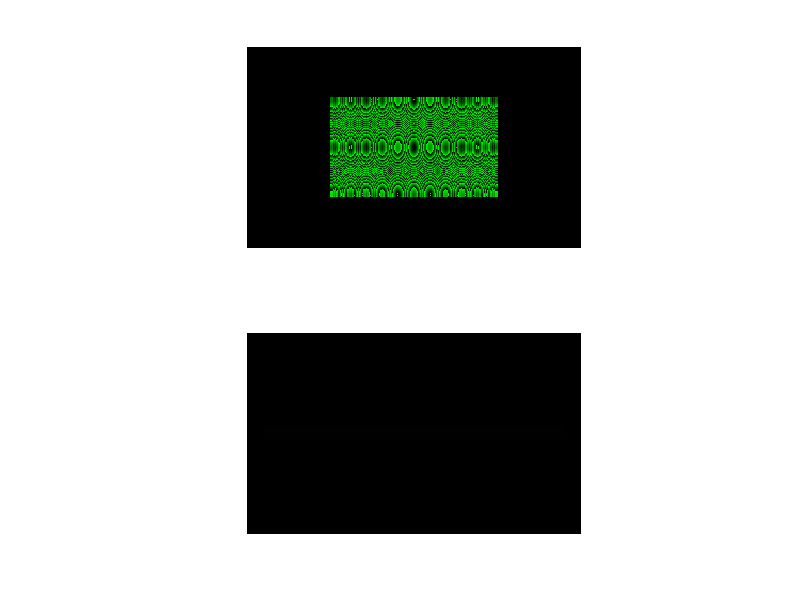

MATLAB code for this plot: (Note: this script raises an error after producing the figure.)
ss = 2;
    slm_mask = false(1152*ss, 1920*ss);
    slm_mask(1152*ss/2-1152/2+1:1152*ss/2+1152/2,1920*ss/2-1920/2+1:1920*ss/2+1920/2)=true;
    
% %-------------------------------------------------------
% calculate input beam or input intensity,
% in this example a gaussian beam was selected, 
% clear all; close all;


	x = linspace(-15,15,1920*ss);
	y = linspace(-10,10,1152*ss);
	[X,Y] = meshgrid(x,y);
	x0 = 0;     		% center
	y0 = 0;     		% center
	sigma = 2; 			% beam waist
	A = 1;      		% peak of the beam 
	res = ((X-x0).^2 + (Y-y0).^2)./(2*sigma^2);
	input_intensity = A  * exp(-res).*slm_mask;
    input_intensity = input_intensity/sqrt(sum(input_intensity.^2,[1 2]));
    power = sum(fft2(input_intensity).^2,[1 2]);
% 	surf(input_intensity);
% 	shading interp 
%---------------------------------------------------------
% 	Target=double(rgb2gray(imread('ThorLabsDog.png')));
% 	Target=1-double(Target);
	 Target = ones(1000,1000);
    m=4;
    n=4;
    Target = padarray(imresize(Target,floor([1152*ss/n 1920*ss]/m)),[ceil(1152*ss*(1-1/m*1/n)/2) ceil(1920*ss*(1-1/m)/2)],'both');
    Target = imresize(Target,[1152*ss 1920*ss]);
    Target = circshift(Target,[0 0]);
    Target = Target/sum(Target,[1 2])*power;
    Target_sqrt = sqrt(Target);
    
    m = .7;
    s_mask = Target>0;
    f_mask = Target==0;
    
    x = (linspace(-1920*ss/2,1920*ss/2,1920*ss));
    y = (linspace(-1152*ss/2,1152*ss/2,1152*ss));
    [X,Y] = meshgrid(x,y);
    R = .5e-3; a = .75;
    A = 4*R*(a*X.^2+(1-a)*Y.^2);
    A = mod(A,2*pi).*slm_mask;
    
    B = abs(input_intensity) .* exp(1i*A);
    C = fftshift(fft2(fftshift(B)));
    C_abs = abs(C);

    D = (m*abs(Target_sqrt.*s_mask) - (1-m)* C_abs.*f_mask).*exp(1i*angle(C));
    
    figure(122);subplot(2,1,1);imshowpair(A,abs(input_intensity));subplot(2,1,2);imshowpair(abs(C),abs(Target))
    
    %   
    %   D = abs(Target_sqrt) .* exp(1i*angle(C));
    A = fftshift(ifft2(fftshift(D)));
    

	error = [];
A = gpuArray(A);
Target = gpuArray(Target);
Target_sqrt = gpuArray(Target_sqrt);
input_intensity = gpuArray(input_intensity);
s_mask = gpuArray(s_mask);
f_mask = gpuArray(f_mask);
%%
	iteration_num = 100;
    tic;
for i=1:iteration_num
  B = abs(input_intensity) .* (A+eps)./(abs(A)+eps);%
%   B = abs(input_intensity) .* exp(1i*angle(A));
  C = fftshift(fft2(B));

  D = (m*abs(Target_sqrt.*s_mask) - (1-m)* abs(C).*f_mask).*(C+eps)./(abs(C)+eps);%
% D = (m*abs(Target_sqrt.*s_mask) - (1-m)* abs(C).*f_mask).* exp(1i*angle(C));
  A = ifft2(fftshift(D));
  error = [error; sum(abs(C) - abs(Target_sqrt),[1 2])];
%   i 
%   figure(10);clf;imshow(angle(D),[]);pause
end
toc;
A = gather(A);
C = gather(C);
figure(123);clf;plot(error)
%%


x = (linspace(-1920/2,1920/2,1920))*9.2e-3;
y = (linspace(-1152/2,1152/2,1152))*9.2e-3;
[X,Y] = meshgrid(x,y);
theta = 45;
Gx = 1/(4/1920*max(X(:)*2));
Gy = 1/(4/1152*max(Y(:)*2));
lambda = .594e-3;
k=2*pi/lambda;
f=3000; %mm
% figure(101);clf;
% surf(abs(fftshift(fft2(fftshift(abs(input_intensity) .* exp(1i*pic_fft))))),'edgecolor','none');shading interp
% xlim([1200 1600]);ylim([200 400])
pic_fft_out = angle(A);
pic_fft_out = reshape(pic_fft_out(slm_mask),1152,1920);

% figure(100);clf;imshow(mod(pic_fft_out,2*pi),[])
% figure(100);clf;imshow(mod(pic_fft_out,2*pi),[])
% pic_fft_out = mod(pic_fft_out+ 2*pi*Gx*X-2*pi*Gy*Y,2*pi); % blaze
pic_fft_out = mod(pic_fft_out+ 2*pi*Gx*X-2*pi*Gy*Y + k/2/f*(X.^2+Y.^2),2*pi); % blaze + lens

figure(101);clf
imshow(abs(C),[])
% imshow(abs(fftshift(fft2(fftshift(abs(input_intensity_r) .* exp(1i*angle(A)))))),[]);
% % imshow(input_intensity,[])
% % imshow(abs(fftshift(fft2(fftshift(abs(input_intensity) .* exp(1i*pic_fft_out))))),[]);


pic_fft_out = uint8(mat2gray(pic_fft_out)*255);
% figure(100);clf;imshow(pic_fft_uint8,[])
imwrite(pic_fft_out,'C:\Program Files\Meadowlark Optics\Blink 1920 HDMI\Image Files\square_400_strip_MRAF_ss.bmp')